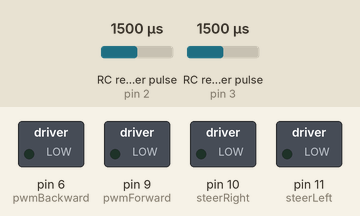
Simulated run of this sketch. Board: Arduino Uno, built with avr-gcc and run on an emulated ATmega328P. Parts: switched loads named in the sketch (green lamp = pin HIGH). Wiring (inferred from the names in the program): 2 × RC receiver channel: data pin 2 / data pin 3. Inputs (shaded band) come from the test bench; at power-on: RC receiver pulse (sensors on pin 2, pin 3) 1500 µs.

Above: at 1.2 s.
1.3 s: RC receiver pulse (sensor on pin 2) set to 1020 µs
At 2.39 s:
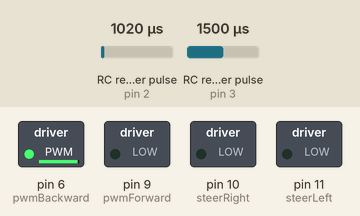
4.3 s: RC receiver pulse (sensor on pin 3) set to 1020 µs
At 5.17 s:
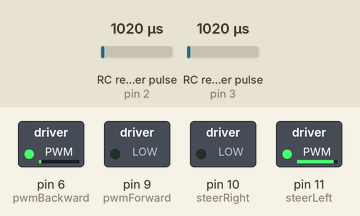
7.3 s: RC receiver pulse (sensor on pin 2) set to 1250 µs
At 7.63 s:
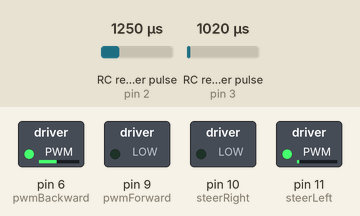
10.3 s: RC receiver pulse (sensor on pin 3) set to 1250 µs
At 10.67 s:
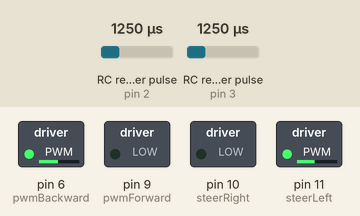
13.3 s: RC receiver pulse (sensor on pin 2) set to 1500 µs
16.3 s: RC receiver pulse (sensor on pin 3) set to 1750 µs
Timing chart, 0 to 20.3 s (numbered marks = the images above; inputs shaded):
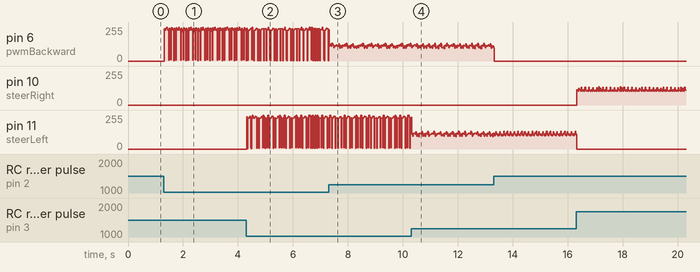

Measured:
- after the input at 1.3 s, pin 6 (pwmBackward): 0/255 → 243/255 at once, then moves between 1/255 and 252/255, repeating every 0.44 s

The sketch:

RC_Car_V1_simple.ino
```cpp
// RC Car V1 - Arduino UNO + L298N + Turnigy iA6
// 4x PWM, zasilanie 78M05 z L298N
const int pwmForward = 9;
const int pwmBackward = 6;
const int steerLeft = 11;
const int steerRight = 10;

const int rcPins[2] = {2, 3};
volatile uint16_t rcValue[2] = {1500, 1500};
volatile uint32_t lastRise[2] = {0, 0};

void rcISR0() {
  if (digitalRead(rcPins[0]) == HIGH) lastRise[0] = micros();
  else rcValue[0] = micros() - lastRise[0];
}
void rcISR1() {
  if (digitalRead(rcPins[1]) == HIGH) lastRise[1] = micros();
  else rcValue[1] = micros() - lastRise[1];
}

void setup() {
  Serial.begin(9600);
  pinMode(pwmForward, OUTPUT);
  pinMode(pwmBackward, OUTPUT);
  pinMode(steerLeft, OUTPUT);
  pinMode(steerRight, OUTPUT);
  for (int i=0;i<2;i++) pinMode(rcPins[i], INPUT);
  attachInterrupt(digitalPinToInterrupt(rcPins[0]), rcISR0, CHANGE);
  attachInterrupt(digitalPinToInterrupt(rcPins[1]), rcISR1, CHANGE);
}

void loop() {
  int motorPWM = 0;
  int steerPWM = 0;
  bool rcActive = (rcValue[0] > 900 && rcValue[0] < 2100);
  if (rcActive) {
    if (rcValue[0] > 1550) motorPWM = map(rcValue[0], 1550, 2000, 0, 255);
    else if (rcValue[0] < 1450) motorPWM = -map(rcValue[0], 1450, 1000, 0, 255);
    if (rcValue[1] > 1550) steerPWM = map(rcValue[1], 1550, 2000, 0, 255);
    else if (rcValue[1] < 1450) steerPWM = -map(rcValue[1], 1450, 1000, 0, 255);
  }
  if (motorPWM > 0) {
    analogWrite(pwmForward, motorPWM);
    analogWrite(pwmBackward, 0);
  } else if (motorPWM < 0) {
    analogWrite(pwmForward, 0);
    analogWrite(pwmBackward, -motorPWM);
  } else {
    analogWrite(pwmForward, 0);
    analogWrite(pwmBackward, 0);
  }
  if (steerPWM > 0) {
    analogWrite(steerRight, steerPWM);
    analogWrite(steerLeft, 0);
  } else if (steerPWM < 0) {
    analogWrite(steerRight, 0);
    analogWrite(steerLeft, -steerPWM);
  } else {
    analogWrite(steerRight, 0);
    analogWrite(steerLeft, 0);
  }
}
```
